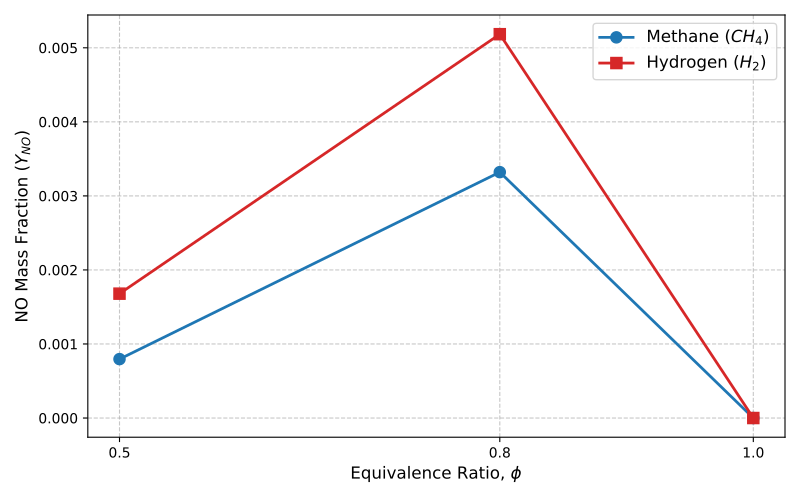

Source code (Python):
import cantera as ct
import numpy as np
import matplotlib.pyplot as plt

# --- Setup ---
gas = ct.Solution('gri30.yaml')
phis = [0.5, 0.8, 1.0]
fuels = ['CH4', 'H2']

# Species indices for standard state lookups
idx_NO = gas.species_index('NO')
idx_N2 = gas.species_index('N2')
idx_O2 = gas.species_index('O2')

# Molecular weights (kg/kmol)
mw_NO = gas.molecular_weights[idx_NO]
mw_N2 = gas.molecular_weights[idx_N2]
mw_O2 = gas.molecular_weights[idx_O2]
mw_CH4 = gas.molecular_weights[gas.species_index('CH4')]
mw_H2 = gas.molecular_weights[gas.species_index('H2')]

data = {'CH4': [], 'H2': []}

for fuel in fuels:
    for phi in phis:
        # ========================================================
        # GET T_EQ FROM PART 2 (Baseline: 300K, 1 bar)
        # ========================================================
        gas.TP = 300, ct.one_atm
        gas.set_equivalence_ratio(phi, fuel, 'O2:1.0, N2:3.76')
        gas.equilibrate('HP')
        T_eq = gas.T 

        # ========================================================
        # GLOBAL REACTION MOLES (per 1 mole of fuel)
        # ========================================================
        if fuel == 'CH4':
            # CH4 + (2/phi)[O2 + 3.76 N2] -> CO2 + 2H2O + 2(1/phi - 1)O2 + (7.52/phi)N2
            n_O2_initial = 2.0 / phi - 2.0
            n_N2_initial = 7.52 / phi
            mass_total = (1.0 * mw_CH4) + (2.0 / phi) * mw_O2 + (7.52 / phi) * mw_N2
        else:
            # H2 + (0.5/phi)[O2 + 3.76 N2] -> H2O + 0.5(1/phi - 1)O2 + (1.88/phi)N2
            n_O2_initial = 0.5 / phi - 0.5
            n_N2_initial = 1.88 / phi
            mass_total = (1.0 * mw_H2) + (0.5 / phi) * mw_O2 + (1.88 / phi) * mw_N2

        # ========================================================
        # EQUILIBRIUM REACTION (N2 + O2 <=> 2NO)
        # ========================================================
        # Set gas to T_eq to extract standard state Gibbs free energies
        gas.TP = T_eq, ct.one_atm
        g_RT = gas.standard_gibbs_RT # G^0 / RT for all species
        
        # Delta G^0 / RT for the reaction: N2 + O2 <=> 2NO
        delta_G_RT = 2 * g_RT[idx_NO] - g_RT[idx_N2] - g_RT[idx_O2]
        
        # Kp = exp(-Delta G^0 / RT)
        Kp = np.exp(-delta_G_RT)
        
        # Solve quadratic: (4 - Kp)x^2 + Kp(n_N2 + n_O2)x - Kp(n_N2)(n_O2) = 0
        a = 4.0 - Kp
        b = Kp * (n_N2_initial + n_O2_initial)
        c = -Kp * n_N2_initial * n_O2_initial
        
        # Extent of reaction (x) - taking the positive root
        x = (-b + np.sqrt(b**2 - 4 * a * c)) / (2 * a)
        
        # Moles of NO formed = 2x
        n_NO_formed = 2 * x
        
        # Convert to Mass Fraction (Y_NO)
        Y_NO = (n_NO_formed * mw_NO) / mass_total
        data[fuel].append(Y_NO)

        print(f"[{fuel} | Phi={phi}] T_eq={T_eq:.1f} K | Kp={Kp:.2e} | Y_NO={Y_NO:.2e}")

# ========================================================
# 3. PLOT RESULTS
# ========================================================
plt.figure(figsize=(8, 5))
plt.plot(phis, data['CH4'], '-o', label='Methane ($CH_4$)', linewidth=2, color='#1f77b4', markersize=8)
plt.plot(phis, data['H2'], '-s', label='Hydrogen ($H_2$)', linewidth=2, color='#d62728', markersize=8)

#plt.title('NO Mass Fraction as a function of $\phi$', fontsize=14)
plt.xlabel('Equivalence Ratio, $\phi$', fontsize=12)
plt.ylabel('NO Mass Fraction ($Y_{NO}$)', fontsize=12)
plt.grid(True, linestyle='--', alpha=0.7)
plt.legend(fontsize=12)
plt.xticks(phis)
plt.tight_layout()
plt.savefig('Part3a_TwoStep_NO_MassFraction.pdf')
plt.show()
